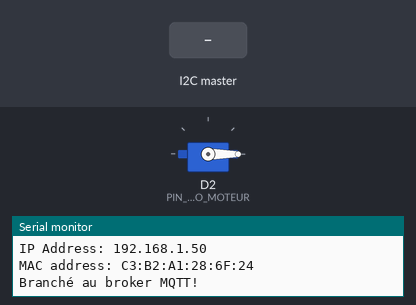
The program below on a simulated Arduino MKR. On the bench: servo, the last lines printed to the serial monitor. The test bench sets the inputs (shaded band). WiFi joins after 1.5 s; servers stay silent unless stated; no MQTT or app messages arrive unless stated.

Above: at 12.7 s.
12.8 s: the I2C master sends "A"
At 13.7 s:
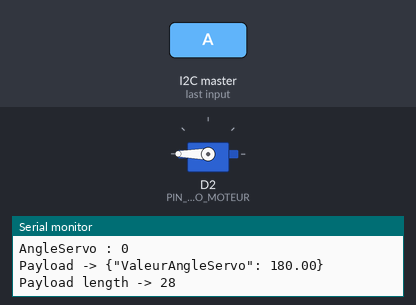
14.3 s: the I2C master sends "C"
At 14.8 s:
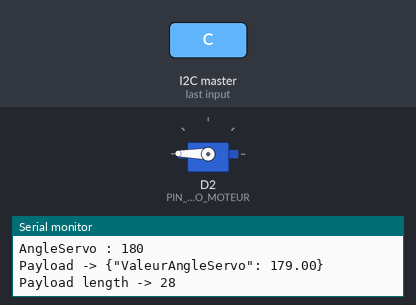
15.8 s: the I2C master sends "B"
At 17.2 s:
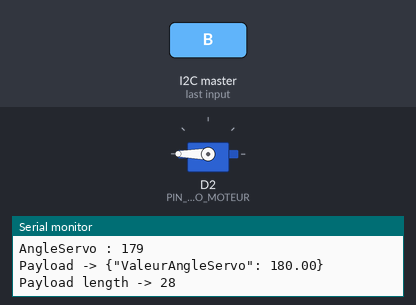
Timing chart, 0 to 18.8 s (numbered marks = the images above; inputs shaded):
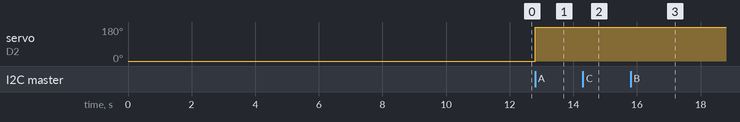

Measured:
- after the input at 12.8 s, servo on D2 (PIN_SERVO_MOTEUR): 0° → 180° at once
- after the input at 14.3 s, servo on D2 (PIN_SERVO_MOTEUR): 180° → 179° at once
- after the input at 15.8 s, servo on D2 (PIN_SERVO_MOTEUR): 179° → 180° at once

The program:

main.cpp
```cpp
/*

TITRE          : ELTE1069 Examen - Control servo moteur
AUTEUR         : Franck Nkeubou Awougang
DATE           : 12/04/2022
DESCRIPTION    : Controle d'une grue à l'aide d'un clavier matriciel sur un MKR1010 qui communique via I2C
										à un MKR1000 et fait varier un servo moteur.
VERSION        : 0.0.1

*/


#include <Arduino.h>
#include <Wire.h>
#include "WIFIConnector_MKR1000.h"
#include "MQTTConnector.h"
#include <Servo.h> // pour utilisaiton du servo moteur.
#include "Timer.h"

// Declaration des classes.
Servo ServoMoteur;  // Création d'un objet de type Servo (un servo moteur).
Timer Temp;
Timer TempSend;


// Déclaration des constantes.
const int PIN_SERVO_MOTEUR = 2;
const int LED_PIN = 4;

bool LedState = false;
bool Blink = false;
bool SendData = false;
char ValueGot; // Value got by I2C protocol.
unsigned short int TimeDelay    = 500; // Wait time for blink LED.
unsigned short int DelayAttente = 15; // Waiting time for set angle of servo.
unsigned short int AngleServo = 0; // Valeur par défaut de l'angle du servo moteur.

void ReceiveEvent(int byte);

void setup() {
	// put your setup code here, to run once:
	Serial.begin(9600);

	wifiConnect();                  //Branchement au réseau WIFI
	MQTTConnect();                  //Branchement au broker MQTT

	Wire.begin(5);      // Démarrage du périphérique en tant que périphérique.
	Wire.onReceive(ReceiveEvent);

	// Configuration du mode des broches.
	ServoMoteur.attach(PIN_SERVO_MOTEUR);
	ServoMoteur.write(AngleServo);              // Reset la valeur de l'angle du servo.

	Temp.startTimer(2000); // Time to reset Servo.
}

void loop() {
	// Modification de l'angle du servo moteur.
	ServoMoteur.write(AngleServo);
	// Vérification de l'état de blink.
	if (AngleServo <= 0){
		Blink = false;
		digitalWrite(LED_PIN, LedState);
	}
	else {
		Blink = true;
	}
	if (Temp.isTimerReady() && Blink)
	{
		digitalWrite(LED_PIN, LedState);
		LedState = !LedState;
		Temp.startTimer(TimeDelay);
	}
	if (SendData)
	{
		appendPayload("ValeurAngleServo", AngleServo);
		sendPayload();
		SendData = false;
	}


}
void ReceiveEvent(int byte){
	ValueGot = Wire.read();    // read one character from the I2C

	Serial.print("\nMKR1000\nLa valeur obtenue est : ");
	Serial.println(ValueGot);
	Serial.print("AngleServo : ");
	Serial.println(AngleServo);
	SendData = true;
	switch (ValueGot)
	{
	case 'A':
		AngleServo = 180;
		break;
	case 'B':
			if (AngleServo >= 180)
				AngleServo = 180;
			else
				AngleServo = AngleServo + 1;
		break;
	case 'C':
		if (AngleServo <= 0)
				AngleServo = 0;
			else
				AngleServo = AngleServo - 1;
		break;
	case 'D':
		AngleServo = 0;
		LedState = false;
		break;

	default:
		break;
	}
}
```

MQTTConnector.h
```cpp
/*
  Titre      : MQTTConnector.h
  Auteur     : André Roussel
  Date       : 05/11/2021
  Description: Utilitaire de branchement a un Broker MQTT une fois une connexion établisa l'internet via WIFI, GSM, etc...
  Droits     : Reproduction permise pour usage pédagogique
  Version    : 0.0.1
*/


#include <MQTT.h>


//Constante nécessaire pour le branchement au Broker MQTT

const char MQTT_SERVER[]    = SECRET_MQTT_SERVER_IP;    // Adresse IP du broker MQTT
const int MQTT_SERVER_PORT  = SECRET_MQTT_SERVER_PORT;  // Port du broker MQTT


// Pramètre d'identification de l'objet
const char TOKEN[]        = SECRET_TOKEN;         // Token d'accès de l'objet
const char DEVICE_ID[]    = SECRET_DEVICE_ID;     // Numéro d'indentification de l'objet provenant de Thingsboard

MQTTClient ClientMQTT;      // Création d'un client MQTT pour l'échange de donnée entre l'objet IDO et le broker MQTT


String Payload ="{";      // Chaine de caractère qui contiendra le message envoyer de l'objet vers thingsboard


// Fonctionnalité de branchement utilisant le protocole MQTT

void MQTTConnect() {

  ClientMQTT.begin(MQTT_SERVER, MQTT_SERVER_PORT, ClientWIFI);

  while (!ClientMQTT.connect(DEVICE_ID, TOKEN, "")) {
    Serial.print(".");
    delay(1000);
  }

  Serial.println("\nBranché au broker MQTT!\n");

}


// Affiche la payload qui est envoyé ainsi que sa longeur


/*
  Fonctionnalité qui permet de créer la chaine de données a envoyé au broker MQTT
  Pour le moment, cette chaine ne doit pas dépassé un maximum de 100 caractère
*/

void appendPayload(String Name, float Val)
{

  if( Payload != "{")
  {
    Payload += ",";
  }

  Payload += "\"";
  Payload += Name;
  Payload += "\": ";
  Payload += Val;

}

/*
  Fonctionnalité qui permet l'envoie de la chaine de caractères sous la forme de paires
  Nom associé a la donnée, Valeur de al donnée
*/

void sendPayload()
{
  char attributes[200];
  Payload += "}";
  Payload.toCharArray(attributes, 200);
  ClientMQTT.publish("v1/devices/me/telemetry", attributes);

  Serial.print("Payload -> ");
  Serial.println(Payload);
  Serial.print("Payload length -> ");
  Serial.println(Payload.length());

  Payload="{";

}
```

Secrets.h
```cpp
/*
SSID du WIFI ainsi que le mot de passe
Modifier les paramètre WIFI pour le réseau auquels votre objets doit se brancher
*/

#define WIFI_SECRET_SSID "IDO-OBJECTS"
#define WIFI_SECRET_PASS "42Bidules!"

/*
Information nécessaire pour le branchement a un Broker MQTT
Dans le cadre du cours AIIA1013, ne modifié pas cet information
*/

#define SECRET_MQTT_SERVER_IP "198.164.130.74"
#define SECRET_MQTT_SERVER_PORT 1883

/*
Détails sur l'indentification de l'objet
Cette information provient de l'objet virtuel créer sur le serveur Thingsbord
*/

#define SECRET_TOKEN  "pQLvBrqqMr2BONklV1L9"
#define SECRET_DEVICE_ID "948ef080-ba6d-11ec-9235-d318ce92df6e"
```

Timer.h
```cpp
/*

TITRE          : Feux de signalisation en POO.
AUTEUR         : Franck Nkeubou Awougang
DATE           : 21/01/2022
DESCRIPTION    : Programme pour faire fonctionner un feu de signalisation suivant
                  4 états (Clignotement_Vert, Vert, Jaune et Rouge) en utilisant les classes.
VERSION        : 0.0.1

*/

#ifndef TIMER_H
    #define TIMER_H // En même temps, on inclu Arduino.h

class Timer
{
    private:
        unsigned long timerStart  = 0;
        unsigned long timerTarget = 0;

    public:
        Timer(){}

        void startTimer(int msec);

        bool isTimerReady();
};

class LedFromColor
{
    private:
        short int BrocheColor;
        short int LedPIN;

    public:
        LedFromColor(){}

        void Initialisation();

        void Configure(short int PIN, short int Broche);

        short int GetPINLed();
};
#endif
```

WIFIConnector_MKR1000.h
```cpp
/*
  Titre      : WIFIConnector_MKR1000.h
  Auteur     : André Roussel
  Date       : 03/11/2021
  Description: Fonctions nécessaire pour branché un Arduino MKR1000 a un réseau WIFI
  Droits     : Reproduction permise pour usage pédagogique
  Version    : 0.0.1
*/


#include "Secrets.h"
#include <SPI.h>
#include <WiFi101.h>
#include "wifiStatus.h"


const char SSID[] = WIFI_SECRET_SSID; // WiFI ssid provenant du fichier Secrets.h
const char PASS[] = WIFI_SECRET_PASS; //WiFI mot de passe provenant du fichier Secrets.h

int status = WL_IDLE_STATUS;          // Statut de la radio WIFI


WiFiClient ClientWIFI;                //Objets représantant un client se branchant a un réseau WIFI


/*
Fonction de connectivité a un réseau WIFI
*/

void wifiConnect()
{

  // Boucle de branchement au réseau WIFI.  Essaie de branchement a tout les 10 secondes jusqu'a réussite
  while (status != WL_CONNECTED)
  {
    Serial.print("Tentative de branchement au réseau: ");
    Serial.println(SSID);
    status = WiFi.begin(SSID, PASS);
    Serial.println(status);


    delay(10000);  // Délai de 10 secondes entre les tentatives de connexion
  }

  //Sortie de la boucle, alors branché au réseau SSID
  Serial.print("Maintenant branché au réseau WIFI ");
  Serial.println(SSID);

  //Impression de l'information de connexion
  printCurrentNet();
  printWifiData();

}
```

wifiStatus.h
```cpp
/*
  Titre      : wifiStatus.h
  Auteur     : Trouvé sur le WEB et référence perdu dans la brume des temps
  Date       : 03/11/2021
  Description: Fonctionnalité pour information sur le branchement
  Droits     : Reproduction permise pour usage pédagogique
  Version    : 0.0.1
*/

//  Impression de l'adresse MAC du uC

void printMacAddress(byte mac[]) {
  for (int i = 5; i >= 0; i--) {
    if (mac[i] < 16) {
      Serial.print("0");
    }
    Serial.print(mac[i], HEX);
    if (i > 0) {
      Serial.print(":");
    }
  }
  Serial.println();
}


// Obtention de l'adresse IP et MAC du uC

void printWifiData() {
  // print your board's IP address:
  IPAddress ip = WiFi.localIP();
  Serial.print("IP Address: ");
  Serial.println(ip);

  // print your MAC address:
  byte mac[6];
  WiFi.macAddress(mac);
  Serial.print("MAC address: ");
  printMacAddress(mac);
}

// Capture de l'information du réseau WIFI

void printCurrentNet() {
  // print the SSID of the network you're attached to:
  Serial.print("SSID: ");
  Serial.println(WiFi.SSID());

  // print the MAC address of the router you're attached to:
  byte bssid[6];
  WiFi.BSSID(bssid);
  Serial.print("BSSID: ");
  printMacAddress(bssid);

  // print the received signal strength:
  long rssi = WiFi.RSSI();
  Serial.print("signal strength (RSSI):");
  Serial.println(rssi);

  // print the encryption type:
  byte encryption = WiFi.encryptionType();
  Serial.print("Encryption Type:");
  Serial.println(encryption, HEX);
  Serial.println();
}
```

Timer.cpp
```cpp
#include <Arduino.h>
#include "Timer.h"

void Timer::startTimer(int msec) {
            timerStart = millis();
            timerTarget = msec;
        }
bool Timer::isTimerReady() {
            return (millis() - timerStart) > timerTarget;
        }
void LedFromColor::Initialisation(){
            pinMode(LedPIN, OUTPUT);
        }

void LedFromColor::Configure(short int PIN, short int Broche){
    LedPIN = PIN;
    BrocheColor = Broche;
}

short int LedFromColor::GetPINLed(){
    return BrocheColor;
}
```
